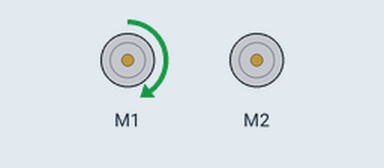
The sketch below on a simulated Arduino Uno, built with avr-gcc and run on an emulated ATmega328P. Parts: 2 × DC motor (green arrow = forward, orange = backward, longer = faster).

Above: at 0.1 s.
At 5.1 s:
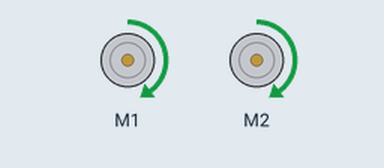
At 10.1 s:
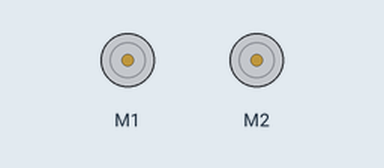
Timing chart, 0 to 11.6 s (numbered marks = the images above):
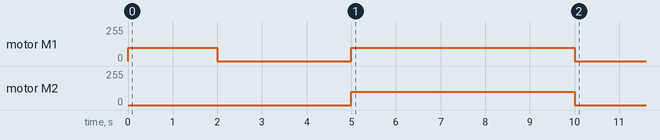

The sketch:

motor_test.ino
```cpp
float frac = 1.0; //left_speed = frac* right_speed


#include <Adafruit_MotorShield.h>
Adafruit_MotorShield AFMS = Adafruit_MotorShield(); // Create the motor shield object

// Set port M1 as the left motor and port M2 as the right motor
Adafruit_DCMotor *motorLeft = AFMS.getMotor(1);
Adafruit_DCMotor *motorRight = AFMS.getMotor(2);

boolean testOver = false; // Set a boolean that indicates the test is complete


void setup() {
  Serial.begin(9600);
}

void loop() {
  if (testOver == false) {
    //Check if my bot's left motor is motorLeft
    motorLeft->run(FORWARD); motorLeft->setSpeed(100);   delay(2000); brake(); delay(3000);


    //Adjust two wheel's speed relative to each other in same voltage
    drive_forward(100);
    delay(5000);
    brake();

//     drive_backward(100);
//     delay(5000);
//     brake();


    //No code below here
    testOver = true;
  }
}


void brake() {
  motorLeft->run(RELEASE);
  motorRight->run(RELEASE);
}

void drive_forward (int motorSpeed) {
  /*
   * Runs forward with given motorspeed until stopped
   */
  motorLeft->run(FORWARD); motorRight->run(FORWARD);

  motorLeft->setSpeed(motorSpeed*frac);
  motorRight->setSpeed(motorSpeed);
}


void drive_backward (int motorSpeed) {
  /*
   * Runs backward with given motorspeed until stopped
   */
  motorLeft->run(BACKWARD); motorRight->run(BACKWARD);

  motorLeft->setSpeed(motorSpeed*frac);
  motorRight->setSpeed(motorSpeed);
}
```

Measured:
- by itself, motor M1: stopped → forward 100/255 at 0.00 s, → stopped 2.0 s later, → forward 100/255 3.0 s later, → stopped 5.0 s later
- by itself, motor M2: stopped → forward 100/255 at 5.0 s, → stopped 5.0 s later
